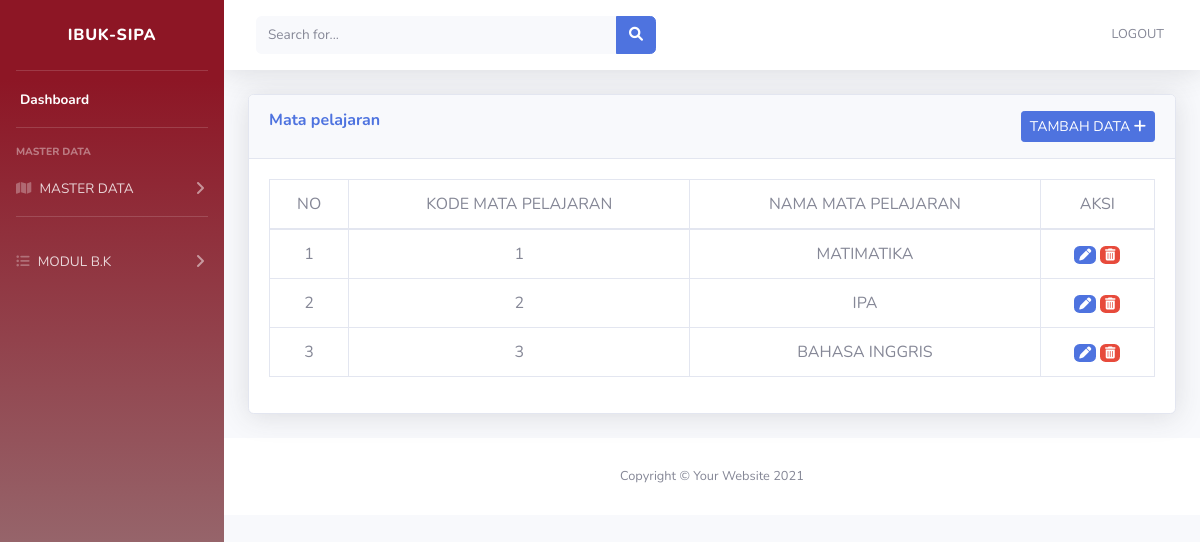
The page /index.php/mapel on the database as committed earlier.
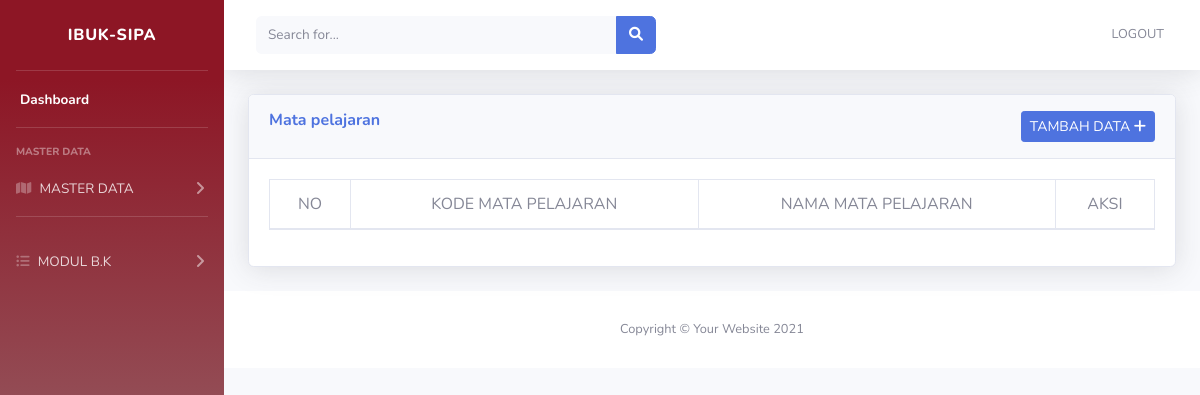
The same page on the database as committed later.
### tables this page shows
CREATE TABLE IF NOT EXISTS `tbl_mapel` (
  `id` int(11) NOT NULL AUTO_INCREMENT,
  `kd_mapel` int(50) NOT NULL,
  `nm_mapel` varchar(100) NOT NULL,
  PRIMARY KEY (`id`)
);

### application/controllers/mapel.php (called while the page is built, shortened)
<?php
class Mapel extends CI_Controller {
  public function index()
  {
    $data['tbl_mapel'] = $this->Modelmapel->SemuaData();
    $this->load->view('tamplate/header');
    $this->load->view('tamplate/sidebar');
    $this->load->view('tamplate/topbar');
    $this->load->view('mapel', $data);
    $this->load->view('tamplate/footer');
  }
}
?>

### index.php (called while the page is built, shortened)
<?php
require_once BASEPATH.'core/CodeIgniter.php';

### application/models/Modelmapel.php (called while the page is built, shortened)
<?php
class Modelmapel extends CI_Model
{
	public function SemuaData()
	{
		return $this->db->get('tbl_mapel')->result_array();
	}
}

### application/views/mapel.php (the view)
                <div class="container-fluid">
                    <div class="card shadow mb-4">
                        <div class="card-header py-3">
                            <h6 class="m-0 font-weight-bold text-primary">Mata pelajaran
                            <a href="<?php echo base_url('mapel/tambah_data'); ?>"
                            class="btn btn-primary btn-sm float-right">TAMBAH DATA <i class="fa fa-plus"></i></a>
                        </div>
                        <div class="card-body">
                        <div class="table-responsive">
                        <table class="table table-bordered text-center" id="dataTable" width="100%" cellspacing="0">
    <thead>
      <tr>
      <td>NO</td>
      <td>KODE MATA PELAJARAN</td>
      <td>NAMA MATA PELAJARAN</td>
      <td>AKSI</td>
      </tr>
      </thead>
  <tbody>
    <?php
    $no=1;
    foreach ($tbl_mapel as $mapel) : ?>
    <tr>
      <td><?php echo $no++; ?></td>
      <td><?php echo $mapel['kd_mapel']; ?></td>
      <td><?php echo $mapel['nm_mapel']; ?></td>
    <td>
      <a href="<?php echo base_url() ?>mapel/edit_data/<?php echo $mapel['id']; ?>" class="badge badge-primary"><i class="fa-solid fa-pen"></i></a>
      <a href="<?php echo base_url() ?>mapel/hapus_data/<?php echo $mapel['id']; ?>" class="badge badge-danger"><i class="fa-solid fa-trash-can"></i></a></td>
    </tr>
    <?php endforeach ?>
</tbody>
</table>
</div>
</div>
</div>
</div>

Rows that differ between the two databases and show on the page:
removed tbl_mapel: kd_mapel "1", nm_mapel "MATIMATIKA"
removed tbl_mapel: kd_mapel "2", nm_mapel "IPA"
removed tbl_mapel: kd_mapel "3", nm_mapel "BAHASA INGGRIS"
